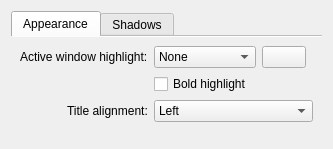
<?xml version="1.0" encoding="UTF-8"?>
<ui version="4.0">
 <class>BreezeConfigurationUI</class>
 <widget class="QWidget" name="BreezeConfigurationUI">
  <layout class="QVBoxLayout" name="mainLayout">
   <item>
    <widget class="QTabWidget" name="tabWidget">
     <property name="currentIndex">
      <number>0</number>
     </property>
     <property name="documentMode">
      <bool>true</bool>
     </property>
     <widget class="QWidget" name="appearanceTab">
      <attribute name="title">
       <string>Appearance</string>
      </attribute>
      <layout class="QFormLayout" name="appearanceLayout">
       <property name="formAlignment">
        <set>Qt::AlignmentFlag::AlignHCenter|Qt::AlignmentFlag::AlignTop</set>
       </property>
       <property name="labelAlignment">
        <set>Qt::AlignmentFlag::AlignRight|Qt::AlignmentFlag::AlignVCenter</set>
       </property>
       <item row="0" column="0">
        <widget class="QLabel" name="activeHighlightLabel">
         <property name="text">
          <string>Active window highlight:</string>
         </property>
         <property name="buddy">
          <cstring>activeHighlight</cstring>
         </property>
        </widget>
       </item>
       <item row="0" column="1">
        <layout class="QHBoxLayout" name="activeHighlightLayout">
         <item>
          <widget class="QComboBox" name="activeHighlight">
           <property name="toolTip">
            <string>Colored line over the frame of the active window (the color variants of the mkAurorae themes). None: the active window has the same frame as inactive windows.</string>
           </property>
           <item><property name="text"><string comment="@item:inlistbox Active window highlight:">None</string></property></item>
           <item><property name="text"><string comment="@item:inlistbox Active window highlight:">Accent color</string></property></item>
           <item><property name="text"><string comment="@item:inlistbox Active window highlight:">Purple</string></property></item>
           <item><property name="text"><string comment="@item:inlistbox Active window highlight:">Red</string></property></item>
           <item><property name="text"><string comment="@item:inlistbox Active window highlight:">Custom color</string></property></item>
          </widget>
         </item>
         <item>
          <widget class="KColorButton" name="highlightCustomColor"/>
         </item>
         <item>
          <spacer name="activeHighlightSpacer">
           <property name="orientation">
            <enum>Qt::Orientation::Horizontal</enum>
           </property>
          </spacer>
         </item>
        </layout>
       </item>
       <item row="1" column="1">
        <widget class="QCheckBox" name="highlightBold">
         <property name="text">
          <string>Bold highlight</string>
         </property>
         <property name="toolTip">
          <string>2 px highlight line, as in the B variants of the mkAurorae themes (the corners stay 1 px)</string>
         </property>
        </widget>
       </item>
       <item row="2" column="0">
        <widget class="QLabel" name="titleAlignmentLabel">
         <property name="text">
          <string>Title alignment:</string>
         </property>
         <property name="buddy">
          <cstring>titleAlignment</cstring>
         </property>
        </widget>
       </item>
       <item row="2" column="1">
        <widget class="QComboBox" name="titleAlignment">
         <item><property name="text"><string comment="@item:inlistbox alignment">Left</string></property></item>
         <item><property name="text"><string comment="@item:inlistbox alignment">Center</string></property></item>
         <item><property name="text"><string comment="@item:inlistbox alignment">Center (Full Width)</string></property></item>
         <item><property name="text"><string comment="@item:inlistbox alignment">Right</string></property></item>
        </widget>
       </item>
      </layout>
     </widget>
     <widget class="QWidget" name="shadowTab">
      <attribute name="title">
       <string>Shadows</string>
      </attribute>
      <layout class="QFormLayout" name="shadowLayout">
       <property name="formAlignment">
        <set>Qt::AlignmentFlag::AlignHCenter|Qt::AlignmentFlag::AlignTop</set>
       </property>
       <property name="labelAlignment">
        <set>Qt::AlignmentFlag::AlignRight|Qt::AlignmentFlag::AlignVCenter</set>
       </property>
       <item row="0" column="0">
        <widget class="QLabel" name="shadowSizeLabel">
         <property name="text">
          <string>Shadow size:</string>
         </property>
         <property name="buddy">
          <cstring>shadowSize</cstring>
         </property>
        </widget>
       </item>
       <item row="0" column="1">
        <widget class="QComboBox" name="shadowSize">
         <item><property name="text"><string comment="@item:inlistbox Shadow size:">None</string></property></item>
         <item><property name="text"><string comment="@item:inlistbox Shadow size:">Small</string></property></item>
         <item><property name="text"><string comment="@item:inlistbox Shadow size:">Medium</string></property></item>
         <item><property name="text"><string comment="@item:inlistbox Shadow size:">Large</string></property></item>
         <item><property name="text"><string comment="@item:inlistbox Shadow size:">Very Large</string></property></item>
        </widget>
       </item>
       <item row="1" column="0">
        <widget class="QLabel" name="shadowStrengthLabel">
         <property name="text">
          <string comment="strength of the shadow (from transparent to opaque)">Shadow strength:</string>
         </property>
         <property name="buddy">
          <cstring>shadowStrength</cstring>
         </property>
        </widget>
       </item>
       <item row="1" column="1">
        <widget class="QSpinBox" name="shadowStrength">
         <property name="suffix">
          <string> %</string>
         </property>
         <property name="minimum">
          <number>10</number>
         </property>
         <property name="maximum">
          <number>100</number>
         </property>
        </widget>
       </item>
       <item row="2" column="0">
        <widget class="QLabel" name="shadowColorLabel">
         <property name="text">
          <string>Shadow color:</string>
         </property>
        </widget>
       </item>
       <item row="2" column="1">
        <widget class="KColorButton" name="shadowColor"/>
       </item>
      </layout>
     </widget>
    </widget>
   </item>
  </layout>
 </widget>
 <customwidgets>
  <customwidget>
   <class>KColorButton</class>
   <extends>QPushButton</extends>
   <header>kcolorbutton.h</header>
  </customwidget>
 </customwidgets>
 <resources/>
 <connections/>
</ui>
